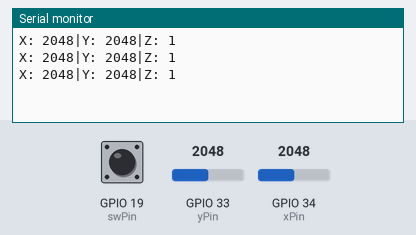
A sketch run on a simulated ESP32. Parts: the last lines printed to the serial monitor. The inputs (shaded band) are chosen by the test bench; at power-on: GPIO 33 (yPin) = 2048, GPIO 34 (xPin) = 2048, GPIO 19 (swPin) HIGH.

Above: at 1.3 s.
1.4 s: GPIO 33 (yPin) set to 2866
At 1.9 s:
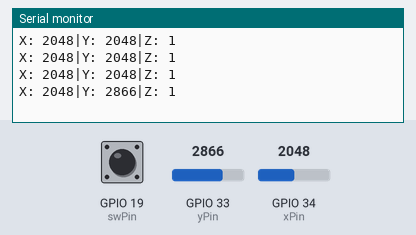
2.9 s: GPIO 34 (xPin) set to 2866
At 3.4 s:
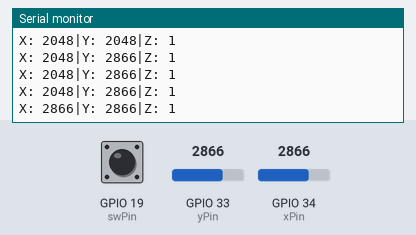
4.4 s: GPIO 19 (swPin) pulled LOW for 0.6 s
At 4.9 s:
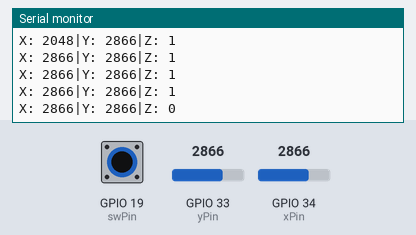
6.5 s: GPIO 33 (yPin) set to 3603
At 6.9 s:
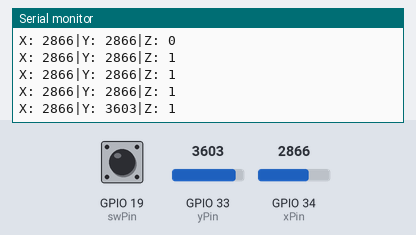
8.0 s: GPIO 19 (swPin) pulled LOW for 1 s
At 8.4 s:
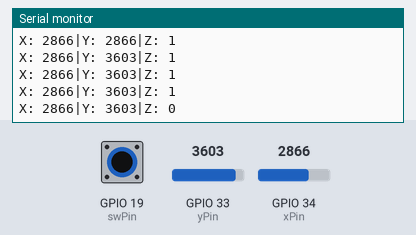
10.5 s: GPIO 34 (xPin) set to 3603
At 10.9 s:
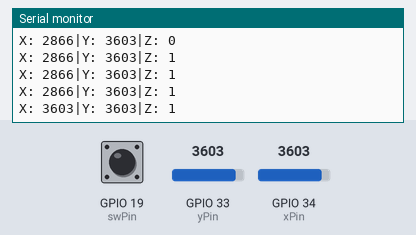
Timing chart, 0 to 13.0 s (numbered marks = the images above; inputs shaded):
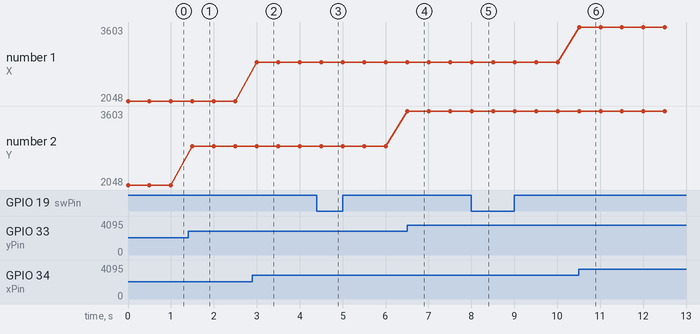

Measured:
- after the input at 1.4 s, the serial monitor: prints a new line after 0.10 s (image 1)
- after the input at 2.9 s, the serial monitor: prints a new line after 0.10 s (image 2)
- after the input at 4.4 s, the serial monitor: prints a new line after 0.10 s (image 3)
- after the input at 6.5 s, the serial monitor: prints a new line at once (image 4)
- after the input at 8.0 s, the serial monitor: prints a new line at once (image 5)
- after the input at 10.5 s, the serial monitor: prints a new line at once (image 6)
- plotted number 2: 2048 → 2866 after the input at 1.4 s, 2866 → 3603 after the input at 6.5 s

The sketch:

joystick.ino
```cpp
#define xPin 34
#define yPin 33
#define swPin 19

void setup() {
  pinMode(swPin, INPUT_PULLUP);


  Serial.begin(9600);
}

void loop() {
  analogico();
}

void analogico(){
  Serial.print("X: ");
  Serial.print(analogRead(xPin));
  Serial.print("|Y: ");
  Serial.print(analogRead(yPin));
  Serial.print("|Z: ");
  Serial.println(digitalRead(swPin));
  delay(500);

}
```
